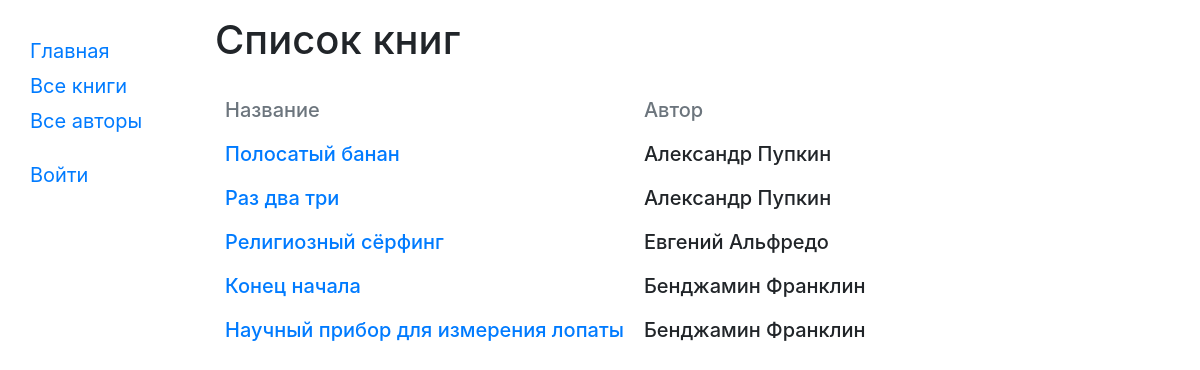
Before: /catalog/books/ with the older database file.
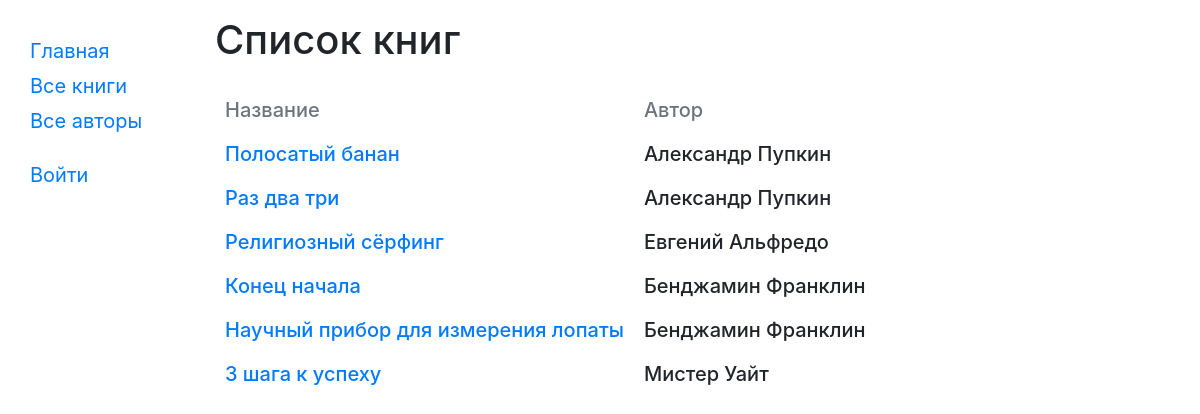
After: the same page with the newer database file.
### catalog/models.py (models this page shows, shortened)
class Book(models.Model):
    title = models.CharField(max_length=200)
    author = models.ForeignKey('Author', on_delete=models.SET_NULL, null=True)
    summary = models.TextField(max_length=1000, help_text="Enter a brief description of the book")
    isbn = models.CharField('ISBN',max_length=13, help_text='13 Character <a href="https://www.isbn-international.org/content/what-isbn">ISBN number</a>')
    genre = models.ManyToManyField(Genre, help_text="Select a genre for this book")
    def get_absolute_url(self):
        return reverse('book-detail', args=[str(self.id)])
    def display_genre(self):
        """
        Creates a string for the Genre. This is required to display genre in Admin.
        """
        return ', '.join([genre.name for genre in self.genre.all()[:3]])
    display_genre.short_description = 'Genre'

class Author(models.Model):
    first_name = models.CharField(max_length=100)
    last_name = models.CharField(max_length=100)
    date_of_birth = models.DateField(null=True, blank=True)
    date_of_death = models.DateField('Died', null=True, blank=True)
    def __str__(self):
        return f'{self.first_name} {self.last_name}'

### catalog/views.py (the view)
class BookListView(generic.ListView):
    model = Book
    paginate_by = 10
    def get_queryset(self):
        return Book.objects.order_by('author')

### catalog/templates/catalog/book_list.html
{% extends "base_generic.html" %}
{% block content %}
    <h1>Список книг</h1>
    {% if book_list %}
    <table class="mt-4 h5 display-table">
        <tr class="text-secondary">
            <td>Название</td>
            <td>Автор</td>
        </tr>
      {% for book in book_list %}
      <tr>
        <td><a href="{{ book.get_absolute_url }}">{{ book.title }}</a></td>
        <td>{{book.author}}</td>
      </tr>
      {% endfor %}
    </table>
    {% else %}
      <p class="h5">В библиотеке нет книг.</p>
    {% endif %}
{% endblock %}

Changed rows visible on the page:
added Book: title "3 шага к успеху", author "Мистер Уайт"
